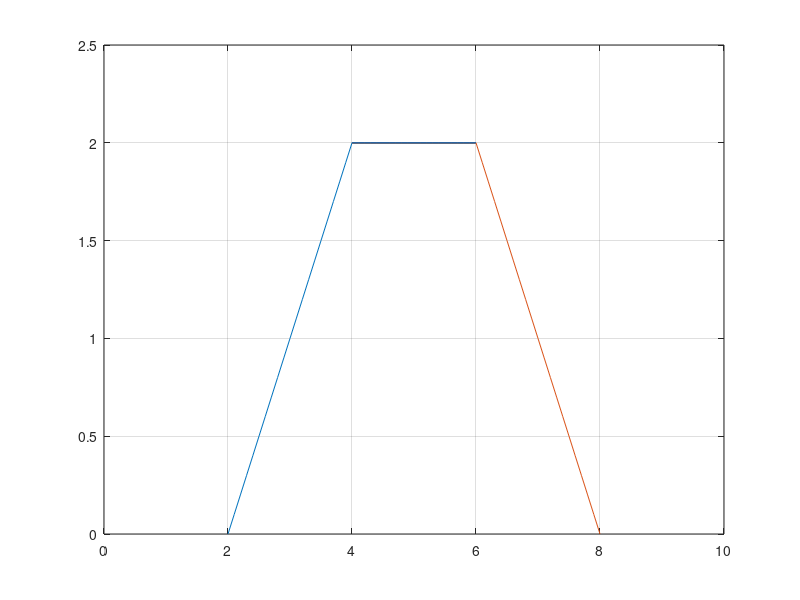

Recreate this plot in MATLAB.
% Example 2.41_F
clc; clear all; clf

t1 = 2 : 0.1 : 4; t2 = 4 : 0.1 : 6; t3 = 6 : 0.1 : 8;
y1 = t1-2; y2 = 2*ones(length(t2)); y3 = 8-t3;
plot(t1, y1, t2, y2, t3, y3); xlim([0, 10]); ylim([0,2.5]); grid on
